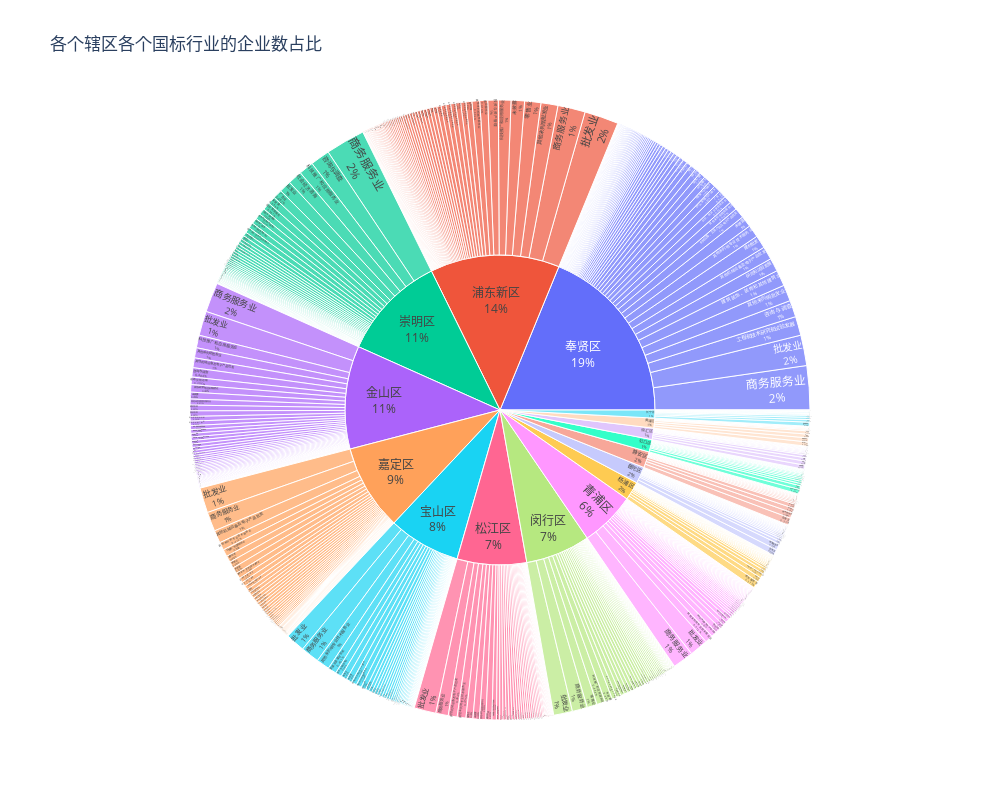

Write notebook code for a chart like this one.
### Code cell
pio.templates.default="plotly"
#! 存量企业行业类型存量统计
secondDataSheet6=pd.read_excel(
    "E:\\PythonProject\\Data\\2.xlsx",
    "Sheet6")
secondDataSheet6=secondDataSheet6[secondDataSheet6["辖区"]!="上海市"]
secondDataSheet6=secondDataSheet6[secondDataSheet6["企业数"]>1000]
update_date(secondDataSheet6)
secondDataSheet6.loc[:, "年月"] =pd.to_datetime(secondDataSheet6.apply(get_date, axis=1))

figN1=px.sunburst(
    secondDataSheet6,
    path=["辖区","国标行业"],
    values="企业数",
    title="各个辖区各个国标行业的企业数占比",
    )
figN1.update_traces(textinfo="label+percent entry").update_layout(autosize=False,height=800,width=1000).show()

### Figure 1 — Plotly figure (JSON) as saved in the notebook; plotly's stock layout.template omitted (floating-point values rounded to 4 significant figures; data arrays with more than 128 entries replaced by an {"elided": "..."} marker saying what was removed)
{"data": [{"branchvalues": "total", "domain": {"x": [0, 1], "y": [0, 1]}, "hovertemplate": "labels=%{label}<br>企业数=%{value}<br>parent=%{parent}<br>id=%{id}<extra></extra>", "ids": {"elided": "641 str values"}, "labels": {"elided": "641 str values"}, "name": "", "parents": {"elided": "641 str values"}, "textinfo": "label+percent entry", "type": "sunburst", "values": {"elided": "641 int values"}}], "layout": {"autosize": false, "height": 800, "legend": {"tracegroupgap": 0}, "title": {"text": "各个辖区各个国标行业的企业数占比"}, "width": 1000}}
